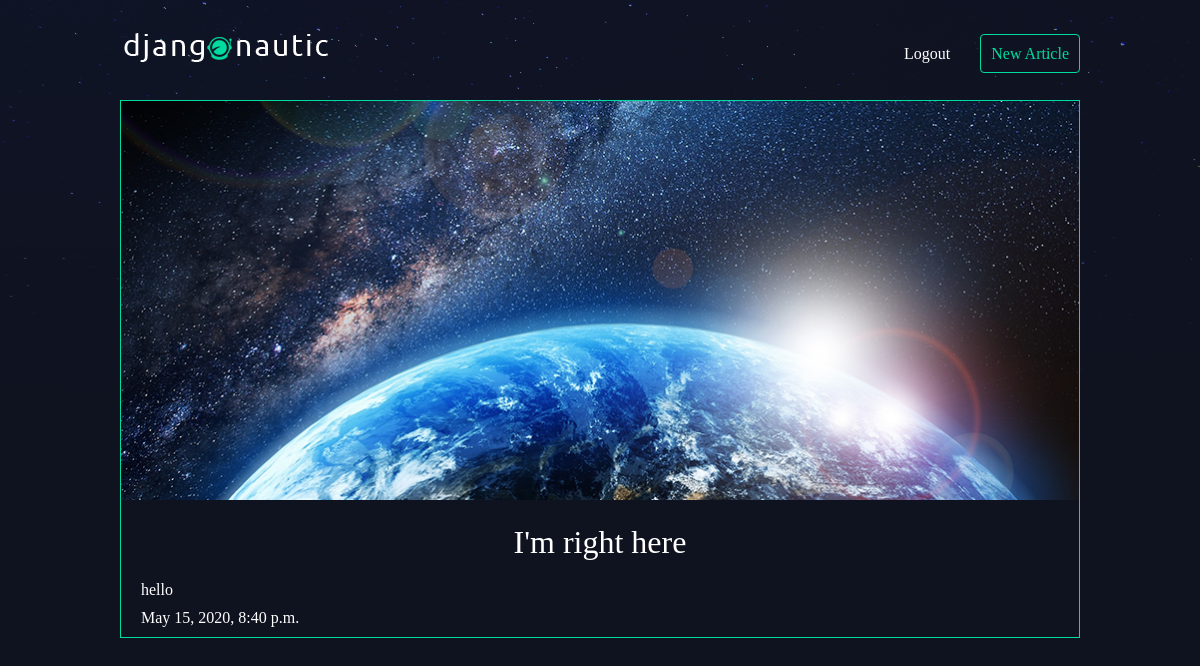
Screenshot of /articles/im-right-here/ (signed in) with the database file from the repository.
### articles/models.py (models this page shows, shortened)
class Article(models.Model):
  title = models.CharField(max_length=100)
  slug = models.SlugField()
  body = models.TextField()
  date = models.DateTimeField(auto_now_add=True)
  thumb = models.ImageField(default="default.png", blank=True)
  author = models.ForeignKey(User, on_delete=models.CASCADE, default=None)

### articles/views.py (the view)
# urls.py: path('<slug:slug>/', views.article_details, name="detail"),
def article_details(request,slug):
  article = Article.objects.get(slug=slug)
  return render(request, "articles/article_detail.html", {"article":article})

### articles/templates/articles/article_detail.html
{% extends 'base_layout.html' %}
{% block content %}
  <div class="article-detail">
    <div class="article">
      <img src="{{ article.thumb.url }}">
      <h2>{{ article.title }}</h2>
      <p>{{ article.body }}</p>
      <p>{{ article.date }}</p>
    </div>
  </div>
{% endblock %}

### assets/styles.css (style rules this page uses)
body { background-color: #0f121f; background-image: url(/static/stars.png); background-repeat: no-repeat; color: #fff; }
body * { font-family: Ubuntu; }
h1, h2, h3, h4, h5 { font-weight: normal; margin: 0; }
.article { padding: 10px; border: 1px solid #00dba0; position: relative; padding-bottom: 40px; }
.article h2 { font-size: 1.2em; }
.article-detail .article { padding: 0; }
.article-detail .article img { max-width: 100%; }
.article-detail .article h2 { text-align: center; margin: 20px auto; font-size: 2em }
.article-detail .article p { margin: 10px 20px }

### rows the page displays
Article: thumb (picture), title "I'm right here", body "hello", date "May 15, 2020, 8:40 p.m."
